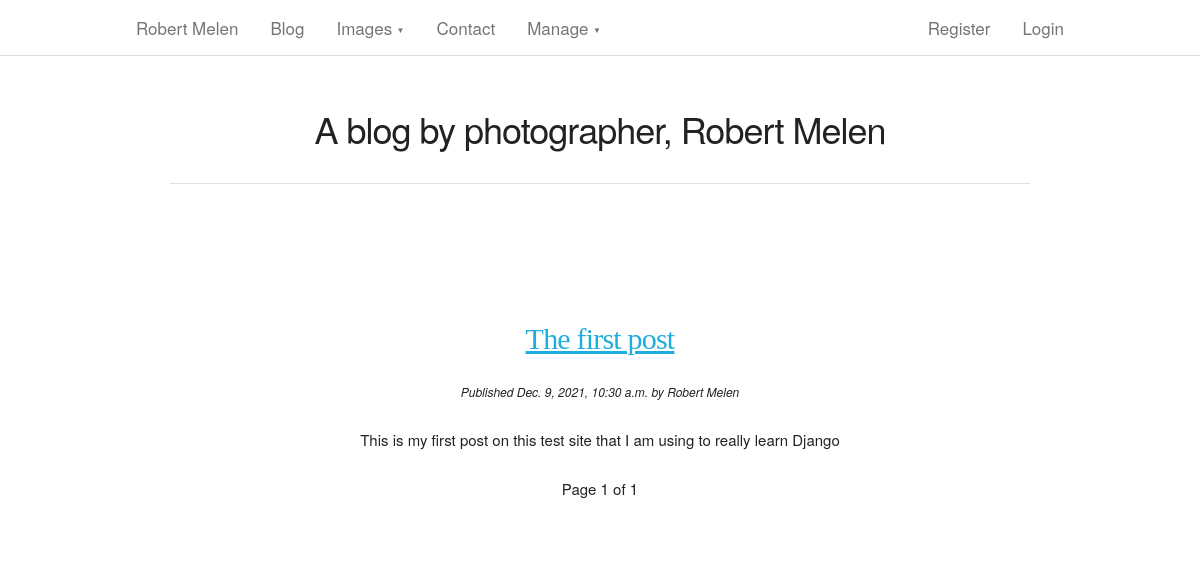
Page /myblog/featured/ on the earlier database version.
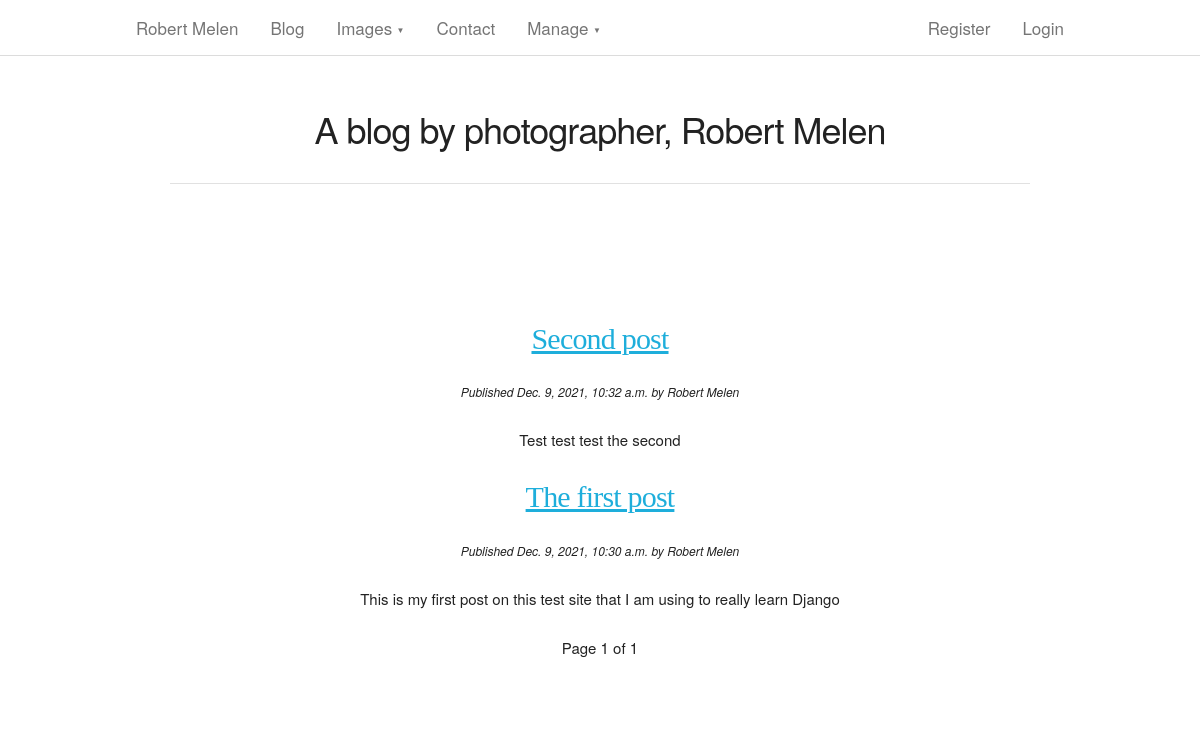
Same page on the later database version.
### myblog/models.py (models this page shows, shortened)
class Post(models.Model):
    STATUS = (
        ('published', 'Published'),
        ('unpublished', 'Unpublished'),
    )
    title = models.CharField(max_length=250, null=False, blank=False)
    summary = models.CharField(max_length=100, blank=True)
    slug = models.SlugField(unique_for_date='publish')
    author = models.ForeignKey(Author, on_delete=models.CASCADE, related_name='blog_posts')
    body = models.CharField(max_length=5000, null=False, blank=False)
    publish = models.DateTimeField(default=timezone.now)
    created = models.DateTimeField(auto_now_add=True)
    edited = models.DateTimeField(auto_now_add=True)
    status = models.CharField(max_length=50, choices=STATUS, default='unpublished')
    featured = models.BooleanField(default=False)
    objects = models.Manager()
    published = PublishedManager()
    feature = FeaturedManager()
    tags = TaggableManager(verbose_name="Add Tags", help_text="Use comma to separate")
    class Meta:
        ordering = ('-publish',)
    def get_absolute_url(self):
        return reverse('myblog:post_detail', args=[self.publish.year,
                                                   self.publish.month,
                                                   self.publish.day,
                                                   self.slug])

class Author(models.Model):
    name = models.CharField(max_length=100, null=True, blank=True)
    email = models.EmailField(max_length=70,blank=True,unique=True)
    bio = models.TextField(max_length=200, null=True, blank=True)
    def __str__(self):
        return self.name

### myblog/views.py (the view)
# urls.py: path('featured/', views.PostFeaturedView.as_view(), name='featured_list'),
class PostFeaturedView(ListView):
    queryset = Post.feature.all()
    context_object_name = 'featured'
    paginate_by = 3
    template_name = 'post/featured.html'

### myblog/templates/post/featured.html (shortened to what this page needs)
{% extends "blog/base.html" %}
{% block content %}
{% for post in featured %}
    <h4>
        <a href="{{ post.get_absolute_url }}">
            {{ post.title }}
        </a>
    </h4>
    <p>
        <small><em>Published {{ post.publish }} by {{ post.author }}</small></em>
    </p>
    {{ post.body|truncatewords:30|linebreaks }}
{% endfor %}
{% include "pagination.html" with page=page_obj %}
{% endblock %}

Differences in the rows shown:
now on this page (row edited): Post: title "Second post", publish "Dec. 9, 2021, 10:32 a.m.", author "Robert Melen", body "Test test test the second"
